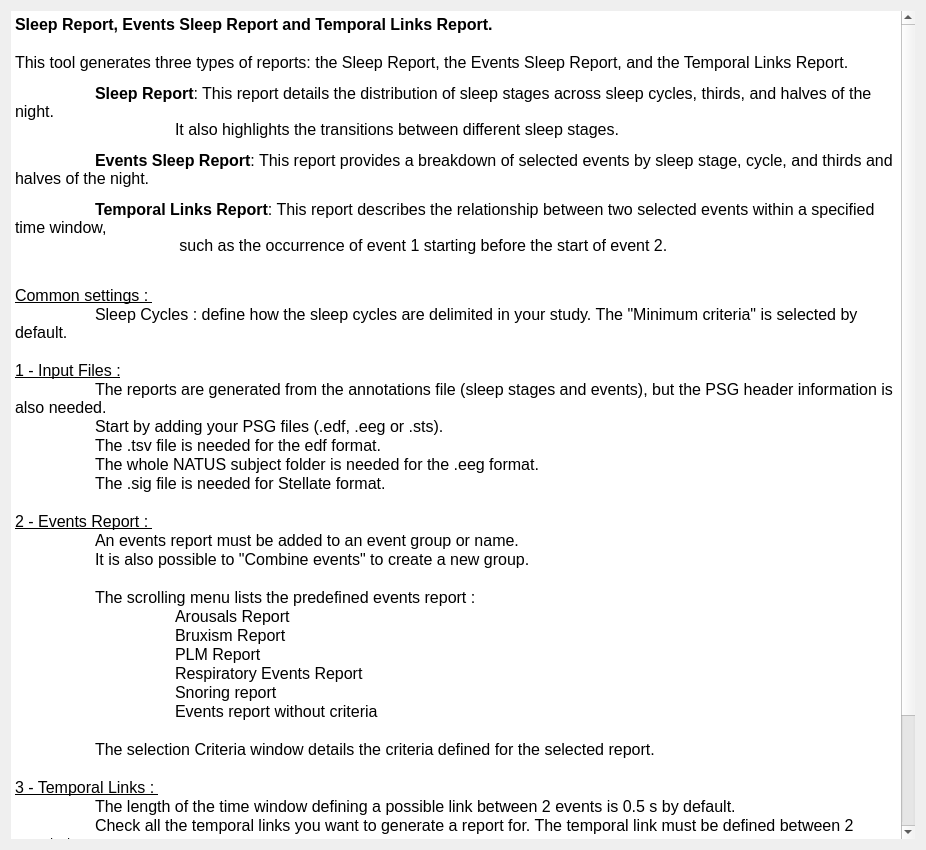
<?xml version="1.0" encoding="UTF-8"?>
<ui version="4.0">
 <class>SleepReportDoc</class>
 <widget class="QWidget" name="SleepReportDoc">
  <property name="geometry">
   <rect>
    <x>0</x>
    <y>0</y>
    <width>926</width>
    <height>850</height>
   </rect>
  </property>
  <property name="windowTitle">
   <string/>
  </property>
  <property name="styleSheet">
   <string>font: 12pt &quot;Roboto&quot;;</string>
  </property>
  <layout class="QVBoxLayout" name="verticalLayout">
   <property name="spacing">
    <number>25</number>
   </property>
   <item>
    <widget class="QTextEdit" name="textEdit">
     <property name="frameShape">
      <enum>QFrame::HLine</enum>
     </property>
     <property name="frameShadow">
      <enum>QFrame::Plain</enum>
     </property>
     <property name="lineWidth">
      <number>0</number>
     </property>
     <property name="readOnly">
      <bool>true</bool>
     </property>
     <property name="html">
      <string>&lt;!DOCTYPE HTML PUBLIC &quot;-//W3C//DTD HTML 4.0//EN&quot; &quot;http://www.w3.org/TR/REC-html40/strict.dtd&quot;&gt;
&lt;html&gt;&lt;head&gt;&lt;meta name=&quot;qrichtext&quot; content=&quot;1&quot; /&gt;&lt;style type=&quot;text/css&quot;&gt;
p, li { white-space: pre-wrap; }
&lt;/style&gt;&lt;/head&gt;&lt;body style=&quot; font-family:'Roboto'; font-size:12pt; font-weight:400; font-style:normal;&quot;&gt;
&lt;p style=&quot; margin-top:0px; margin-bottom:0px; margin-left:0px; margin-right:0px; -qt-block-indent:0; text-indent:0px;&quot;&gt;&lt;span style=&quot; font-family:'Roboto'; font-weight:600;&quot;&gt;Sleep Report, Events Sleep Report and Temporal Links Report.&lt;/span&gt;&lt;/p&gt;
&lt;p style=&quot;-qt-paragraph-type:empty; margin-top:0px; margin-bottom:0px; margin-left:0px; margin-right:0px; -qt-block-indent:0; text-indent:0px; font-family:'Roboto';&quot;&gt;&lt;br /&gt;&lt;/p&gt;
&lt;p style=&quot; margin-top:0px; margin-bottom:0px; margin-left:0px; margin-right:0px; -qt-block-indent:0; text-indent:0px;&quot;&gt;This tool generates three types of reports: the Sleep Report, the Events Sleep Report, and the Temporal Links Report. &lt;/p&gt;
&lt;p style=&quot; margin-top:12px; margin-bottom:12px; margin-left:0px; margin-right:0px; -qt-block-indent:0; text-indent:0px;&quot;&gt; 	&lt;span style=&quot; font-weight:600;&quot;&gt;Sleep Report&lt;/span&gt;: This report details the distribution of sleep stages across sleep cycles, thirds, and halves of the night. &lt;br /&gt;		It also highlights the transitions between different sleep stages.   &lt;/p&gt;
&lt;p style=&quot; margin-top:12px; margin-bottom:12px; margin-left:0px; margin-right:0px; -qt-block-indent:0; text-indent:0px;&quot;&gt; 	&lt;span style=&quot; font-weight:600;&quot;&gt;Events Sleep Report&lt;/span&gt;: This report provides a breakdown of selected events by sleep stage, cycle, and thirds and halves of the night. &lt;/p&gt;
&lt;p style=&quot; margin-top:12px; margin-bottom:12px; margin-left:0px; margin-right:0px; -qt-block-indent:0; text-indent:0px;&quot;&gt;	&lt;span style=&quot; font-weight:600;&quot;&gt;Temporal Links Report&lt;/span&gt;: This report describes the relationship between two selected events within a specified time window,&lt;br /&gt;		 such as the occurrence of event 1 starting before the start of event 2. &lt;/p&gt;
&lt;p style=&quot;-qt-paragraph-type:empty; margin-top:0px; margin-bottom:0px; margin-left:0px; margin-right:0px; -qt-block-indent:0; text-indent:0px; font-family:'Roboto';&quot;&gt;&lt;br /&gt;&lt;/p&gt;
&lt;p style=&quot; margin-top:0px; margin-bottom:0px; margin-left:0px; margin-right:0px; -qt-block-indent:0; text-indent:0px;&quot;&gt;&lt;span style=&quot; font-family:'Roboto'; text-decoration: underline;&quot;&gt;Common settings : &lt;/span&gt;&lt;/p&gt;
&lt;p style=&quot; margin-top:0px; margin-bottom:0px; margin-left:0px; margin-right:0px; -qt-block-indent:0; text-indent:0px;&quot;&gt;&lt;span style=&quot; font-family:'Roboto';&quot;&gt;	Sleep Cycles : define how the sleep cycles are delimited in your study. The &amp;quot;Minimum criteria&amp;quot; is selected by default. &lt;/span&gt;&lt;/p&gt;
&lt;p style=&quot; margin-top:0px; margin-bottom:0px; margin-left:0px; margin-right:0px; -qt-block-indent:0; text-indent:0px;&quot;&gt;&lt;span style=&quot; font-family:'Roboto';&quot;&gt;	&lt;/span&gt;&lt;/p&gt;
&lt;p style=&quot; margin-top:0px; margin-bottom:0px; margin-left:0px; margin-right:0px; -qt-block-indent:0; text-indent:0px;&quot;&gt;&lt;span style=&quot; font-family:'Roboto'; text-decoration: underline;&quot;&gt;1 - Input Files :&lt;/span&gt;&lt;/p&gt;
&lt;p style=&quot; margin-top:0px; margin-bottom:0px; margin-left:0px; margin-right:0px; -qt-block-indent:0; text-indent:0px;&quot;&gt;&lt;span style=&quot; font-family:'Roboto';&quot;&gt;	The reports are generated from the annotations file (sleep stages and events), but the PSG header information is also needed.&lt;/span&gt;&lt;/p&gt;
&lt;p style=&quot; margin-top:0px; margin-bottom:0px; margin-left:0px; margin-right:0px; -qt-block-indent:0; text-indent:0px;&quot;&gt;&lt;span style=&quot; font-family:'Roboto';&quot;&gt;	Start by adding your PSG files (.edf, .eeg or .sts).  &lt;/span&gt;&lt;/p&gt;
&lt;p style=&quot; margin-top:0px; margin-bottom:0px; margin-left:0px; margin-right:0px; -qt-block-indent:0; text-indent:0px;&quot;&gt;&lt;span style=&quot; font-family:'Roboto';&quot;&gt;	The .tsv file is needed for the edf format. &lt;/span&gt;&lt;/p&gt;
&lt;p style=&quot; margin-top:0px; margin-bottom:0px; margin-left:0px; margin-right:0px; -qt-block-indent:0; text-indent:0px;&quot;&gt;&lt;span style=&quot; font-family:'Roboto';&quot;&gt;	The whole NATUS subject folder is needed for the .eeg format. &lt;/span&gt;&lt;/p&gt;
&lt;p style=&quot; margin-top:0px; margin-bottom:0px; margin-left:0px; margin-right:0px; -qt-block-indent:0; text-indent:0px;&quot;&gt;&lt;span style=&quot; font-family:'Roboto';&quot;&gt;	The .sig file is needed for Stellate format.    &lt;/span&gt;&lt;/p&gt;
&lt;p style=&quot;-qt-paragraph-type:empty; margin-top:0px; margin-bottom:0px; margin-left:0px; margin-right:0px; -qt-block-indent:0; text-indent:0px; font-family:'Roboto';&quot;&gt;&lt;br /&gt;&lt;/p&gt;
&lt;p style=&quot; margin-top:0px; margin-bottom:0px; margin-left:0px; margin-right:0px; -qt-block-indent:0; text-indent:0px;&quot;&gt;&lt;span style=&quot; font-family:'Roboto'; text-decoration: underline;&quot;&gt;2 - Events Report : &lt;/span&gt;&lt;/p&gt;
&lt;p style=&quot; margin-top:0px; margin-bottom:0px; margin-left:0px; margin-right:0px; -qt-block-indent:0; text-indent:0px;&quot;&gt;&lt;span style=&quot; font-family:'Roboto';&quot;&gt;	An events report must be added to an event group or name.  &lt;/span&gt;&lt;/p&gt;
&lt;p style=&quot; margin-top:0px; margin-bottom:0px; margin-left:0px; margin-right:0px; -qt-block-indent:0; text-indent:0px;&quot;&gt;&lt;span style=&quot; font-family:'Roboto';&quot;&gt;	It is also possible to &amp;quot;Combine events&amp;quot; to create a new group.&lt;/span&gt;&lt;/p&gt;
&lt;p style=&quot; margin-top:0px; margin-bottom:0px; margin-left:0px; margin-right:0px; -qt-block-indent:0; text-indent:0px;&quot;&gt;&lt;span style=&quot; font-family:'Roboto';&quot;&gt;	&lt;/span&gt;&lt;/p&gt;
&lt;p style=&quot; margin-top:0px; margin-bottom:0px; margin-left:0px; margin-right:0px; -qt-block-indent:0; text-indent:0px;&quot;&gt;&lt;span style=&quot; font-family:'Roboto';&quot;&gt;	The scrolling menu lists the predefined events report : &lt;/span&gt;&lt;/p&gt;
&lt;p style=&quot; margin-top:0px; margin-bottom:0px; margin-left:0px; margin-right:0px; -qt-block-indent:0; text-indent:0px;&quot;&gt;&lt;span style=&quot; font-family:'Roboto';&quot;&gt;		Arousals Report&lt;/span&gt;&lt;/p&gt;
&lt;p style=&quot; margin-top:0px; margin-bottom:0px; margin-left:0px; margin-right:0px; -qt-block-indent:0; text-indent:0px;&quot;&gt;&lt;span style=&quot; font-family:'Roboto';&quot;&gt;		Bruxism Report&lt;/span&gt;&lt;/p&gt;
&lt;p style=&quot; margin-top:0px; margin-bottom:0px; margin-left:0px; margin-right:0px; -qt-block-indent:0; text-indent:0px;&quot;&gt;&lt;span style=&quot; font-family:'Roboto';&quot;&gt;		PLM Report&lt;/span&gt;&lt;/p&gt;
&lt;p style=&quot; margin-top:0px; margin-bottom:0px; margin-left:0px; margin-right:0px; -qt-block-indent:0; text-indent:0px;&quot;&gt;&lt;span style=&quot; font-family:'Roboto';&quot;&gt;		Respiratory Events Report&lt;/span&gt;&lt;/p&gt;
&lt;p style=&quot; margin-top:0px; margin-bottom:0px; margin-left:0px; margin-right:0px; -qt-block-indent:0; text-indent:0px;&quot;&gt;&lt;span style=&quot; font-family:'Roboto';&quot;&gt;		Snoring report&lt;/span&gt;&lt;/p&gt;
&lt;p style=&quot; margin-top:0px; margin-bottom:0px; margin-left:0px; margin-right:0px; -qt-block-indent:0; text-indent:0px;&quot;&gt;&lt;span style=&quot; font-family:'Roboto';&quot;&gt;		Events report without criteria&lt;/span&gt;&lt;/p&gt;
&lt;p style=&quot; margin-top:0px; margin-bottom:0px; margin-left:0px; margin-right:0px; -qt-block-indent:0; text-indent:0px;&quot;&gt;&lt;span style=&quot; font-family:'Roboto';&quot;&gt;		&lt;/span&gt;&lt;/p&gt;
&lt;p style=&quot; margin-top:0px; margin-bottom:0px; margin-left:0px; margin-right:0px; -qt-block-indent:0; text-indent:0px;&quot;&gt;&lt;span style=&quot; font-family:'Roboto';&quot;&gt;	The selection Criteria window details the criteria defined for the selected report. &lt;/span&gt;&lt;/p&gt;
&lt;p style=&quot; margin-top:0px; margin-bottom:0px; margin-left:0px; margin-right:0px; -qt-block-indent:0; text-indent:0px;&quot;&gt;&lt;span style=&quot; font-family:'Roboto';&quot;&gt;	&lt;/span&gt;&lt;/p&gt;
&lt;p style=&quot; margin-top:0px; margin-bottom:0px; margin-left:0px; margin-right:0px; -qt-block-indent:0; text-indent:0px;&quot;&gt;&lt;span style=&quot; font-family:'Roboto'; text-decoration: underline;&quot;&gt;3 - Temporal Links : &lt;/span&gt;&lt;/p&gt;
&lt;p style=&quot; margin-top:0px; margin-bottom:0px; margin-left:0px; margin-right:0px; -qt-block-indent:0; text-indent:0px;&quot;&gt;&lt;span style=&quot; font-family:'Roboto';&quot;&gt;	The length of the time window defining a possible link between 2 events is 0.5 s by default.&lt;/span&gt;&lt;/p&gt;
&lt;p style=&quot; margin-top:0px; margin-bottom:0px; margin-left:0px; margin-right:0px; -qt-block-indent:0; text-indent:0px;&quot;&gt;&lt;span style=&quot; font-family:'Roboto';&quot;&gt;	Check all the temporal links you want to generate a report for. The temporal link must be defined between 2 events type.&lt;/span&gt;&lt;/p&gt;
&lt;p style=&quot; margin-top:0px; margin-bottom:0px; margin-left:0px; margin-right:0px; -qt-block-indent:0; text-indent:0px;&quot;&gt;&lt;span style=&quot; font-family:'Roboto';&quot;&gt;	&lt;/span&gt;&lt;/p&gt;
&lt;p style=&quot; margin-top:0px; margin-bottom:0px; margin-left:0px; margin-right:0px; -qt-block-indent:0; text-indent:0px;&quot;&gt;&lt;span style=&quot; font-family:'Roboto'; text-decoration: underline;&quot;&gt;4 - Generate Reports :&lt;/span&gt;&lt;span style=&quot; font-family:'Roboto';&quot;&gt; &lt;/span&gt;&lt;/p&gt;
&lt;p style=&quot; margin-top:0px; margin-bottom:0px; margin-left:0px; margin-right:0px; -qt-block-indent:0; text-indent:0px;&quot;&gt;&lt;span style=&quot; font-family:'Roboto';&quot;&gt;	Define the output directory and the suffix to add to all the report filenames.&lt;/span&gt;&lt;/p&gt;
&lt;p style=&quot; margin-top:0px; margin-bottom:0px; margin-left:0px; margin-right:0px; -qt-block-indent:0; text-indent:0px;&quot;&gt;&lt;span style=&quot; font-family:'Roboto';&quot;&gt;	The reports are .tsv files.  Each row corresponds to a PSG recording and each column to a variable.&lt;/span&gt;&lt;/p&gt;
&lt;p style=&quot; margin-top:0px; margin-bottom:0px; margin-left:0px; margin-right:0px; -qt-block-indent:0; text-indent:0px;&quot;&gt;&lt;span style=&quot; font-family:'Roboto';&quot;&gt;	Each variable is defined in the _info.tsv file generated with the report. &lt;/span&gt;&lt;/p&gt;
&lt;p style=&quot;-qt-paragraph-type:empty; margin-top:0px; margin-bottom:0px; margin-left:0px; margin-right:0px; -qt-block-indent:0; text-indent:0px; font-family:'Roboto';&quot;&gt;&lt;br /&gt;&lt;/p&gt;&lt;/body&gt;&lt;/html&gt;</string>
     </property>
    </widget>
   </item>
  </layout>
 </widget>
 <resources>
  <include location="../../../../../snooz-toolbox/src/main/python/ui/themes/themes.qrc"/>
 </resources>
 <connections/>
</ui>
